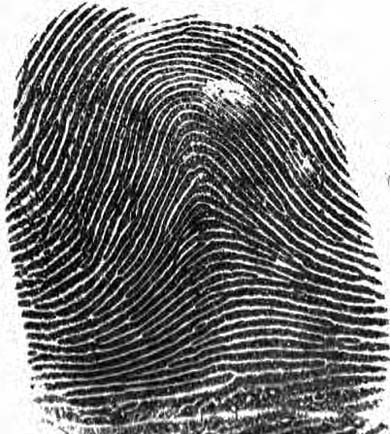
#> input picture Image_Processing_Fundamentals/images/finger.jpeg, 390 x 434 px, found by its file name
$ jupyter execute Morphological_Transformation_OpenCV.ipynb
#> lines starting #> are read from the running program, lines starting #| are printed output that depends on the picture; after the words box and inside, x2 and y2 are one past the last pixel; in counts of white or black regions, pixels touching at a corner belong together
[cell 1]
# import the necessary packages
import cv2
import numpy as np
import matplotlib.pyplot as plt

# read the image
img = cv2.imread(r"finger.jpeg", 0)
#> img is the input picture: shape (434, 390); min 0, max 255, mean 121.3
# plt.imshow(img, cmap = "gray")
# plt.title("Original Image")

# binarize the image
binr = cv2.threshold(img, 0, 255, cv2.THRESH_BINARY+cv2.THRESH_OTSU)[1]
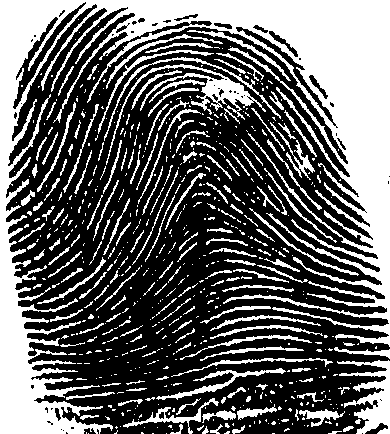
#> binr: shape (434, 390); 38.8% white; 644 white regions (469 under 20 px), largest, box (x1, y1, x2, y2) and area: (0, 0, 390, 434) 43288, (106, 64, 266, 165) 1737, (337, 360, 390, 434) 1724

# define the kernel
kernel = np.ones((3, 3), np.uint8)

# invert the image
invert = cv2.bitwise_not(binr)

# erode the image
erosion = cv2.erode(invert, kernel,iterations=1)
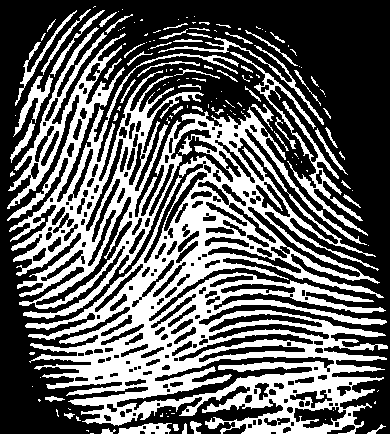
#> erosion: shape (434, 390); 38.6% white; 143 white regions (88 under 20 px), largest, box (x1, y1, x2, y2) and area: (7, 27, 388, 434) 57226, (230, 52, 368, 236) 2079, (158, 37, 324, 125) 739

# print the output
plt.imshow(erosion, cmap='gray')
plt.title("Eroded Image")

[cell 2]
# binarize the image
binr = cv2.threshold(img, 0, 255, cv2.THRESH_BINARY+cv2.THRESH_OTSU)[1]

# define the kernel
kernel = np.ones((3, 3), np.uint8)

# invert the image
invert = cv2.bitwise_not(binr)

# dilate the image
dilation = cv2.dilate(invert, kernel, iterations=1)
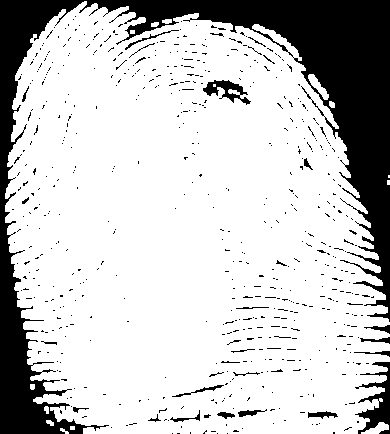
#> dilation: shape (434, 390); 78.5% white; 594 black regions (566 under 20 px), largest, box (x1, y1, x2, y2) and area: (0, 0, 390, 434) 31487, (355, 362, 390, 434) 1058, (203, 80, 251, 105) 487

# print the output
plt.imshow(dilation, cmap='gray')
plt.title("Dilated Image")

[cell 3]
# read the image
img1 = cv2.imread(r"finger.jpeg", 0)

# binarize the image
binr = cv2.threshold(img1, 0, 255,cv2.THRESH_BINARY+cv2.THRESH_OTSU)[1]

# define the kernel
kernel = np.ones((3, 3), np.uint8)

# opening the image
opening = cv2.morphologyEx(binr, cv2.MORPH_OPEN,kernel, iterations=1)
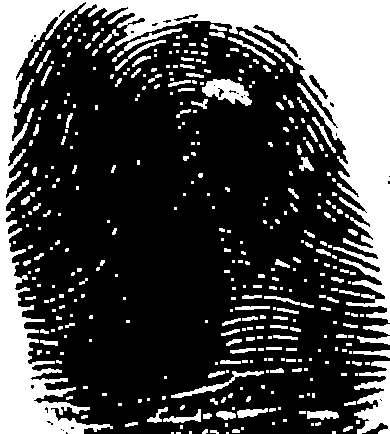
#> opening: shape (434, 390); 29.4% white; 391 white regions (229 under 20 px), largest, box (x1, y1, x2, y2) and area: (0, 0, 390, 434) 36154, (354, 361, 390, 434) 1495, (202, 79, 252, 106) 759

# print the output
plt.imshow(opening, cmap='gray')
plt.title("Opening Image")

[cell 4]
# read the image
img1 = cv2.imread(r"finger.jpeg", 0)

# binarize the image
binr = cv2.threshold(img1, 0, 255, cv2.THRESH_BINARY+cv2.THRESH_OTSU)[1]

# define the kernel
kernel = np.ones((3, 3), np.uint8)

# opening the image
closing = cv2.morphologyEx(binr, cv2.MORPH_CLOSE, kernel, iterations=1)
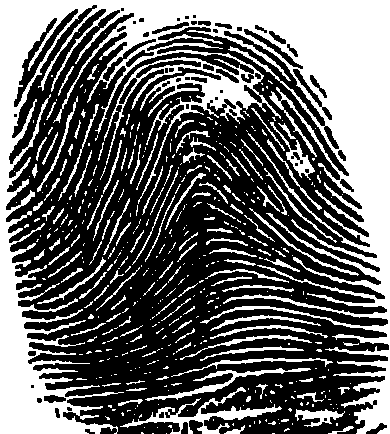
#> closing: shape (434, 390); 40% white; 462 white regions (330 under 20 px), largest, box (x1, y1, x2, y2) and area: (0, 0, 390, 434) 52960, (120, 387, 282, 434) 1476, (145, 368, 311, 401) 777

# print the output
plt.imshow(closing, cmap='gray')
plt.title("Closing Image")

[cell 5]
# read the image
img = cv2.imread(r"finger.jpeg", 0)

# binarize the image
binr = cv2.threshold(img, 0, 255, cv2.THRESH_BINARY+cv2.THRESH_OTSU)[1]

# define the kernel
kernel = np.ones((3, 3), np.uint8)

# invert the image
invert = cv2.bitwise_not(binr)

# use morph gradient
morph_gradient = cv2.morphologyEx(invert,cv2.MORPH_GRADIENT,kernel)
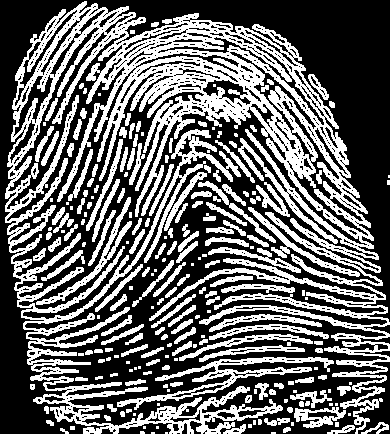
#> morph_gradient: shape (434, 390); 40% white; 228 white regions (71 under 20 px), largest, box (x1, y1, x2, y2) and area: (5, 1, 390, 434) 46286, (117, 357, 334, 410) 2079, (36, 197, 132, 305) 957

# print the output
plt.imshow(morph_gradient, cmap='gray')
plt.title("Morphological Gradient Image")

[cell 6]
# read the image
img1 = cv2.imread(r"finger.jpeg", 0)

# binarize the image
binr = cv2.threshold(img1, 0, 255, cv2.THRESH_BINARY+cv2.THRESH_OTSU)[1]

# define the kernel
kernel = np.ones((3, 3), np.uint8)

# use morph gradient
morph_gradient = cv2.morphologyEx(binr,cv2.MORPH_TOPHAT,kernel)
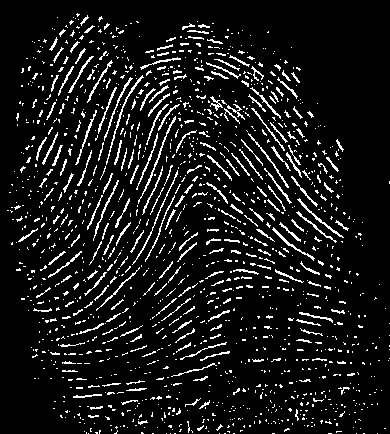
#> morph_gradient: shape (434, 390); 9.3% white in thin lines or dots

# print the output
plt.imshow(morph_gradient, cmap='gray')
plt.title("Morphological Top Hat Image")

$ run again, with Image_Processing_Fundamentals/images/1.png saved as Image_Processing_Fundamentals/images/finger.jpeg
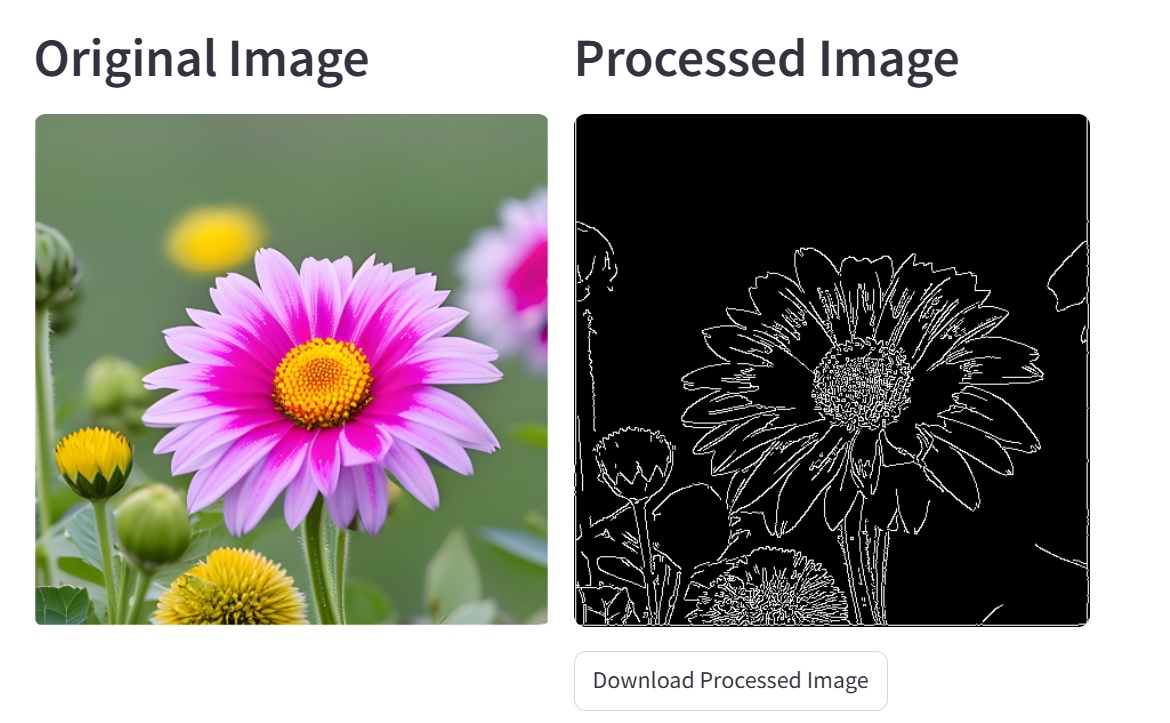
#> input picture Image_Processing_Fundamentals/images/1.png, 1170 x 723 px, found by its file name
#> `binr = cv2.threshold(img, 0, 255, cv2.THRESH_BINARY+cv2.THRESH_OTSU)[1]`:
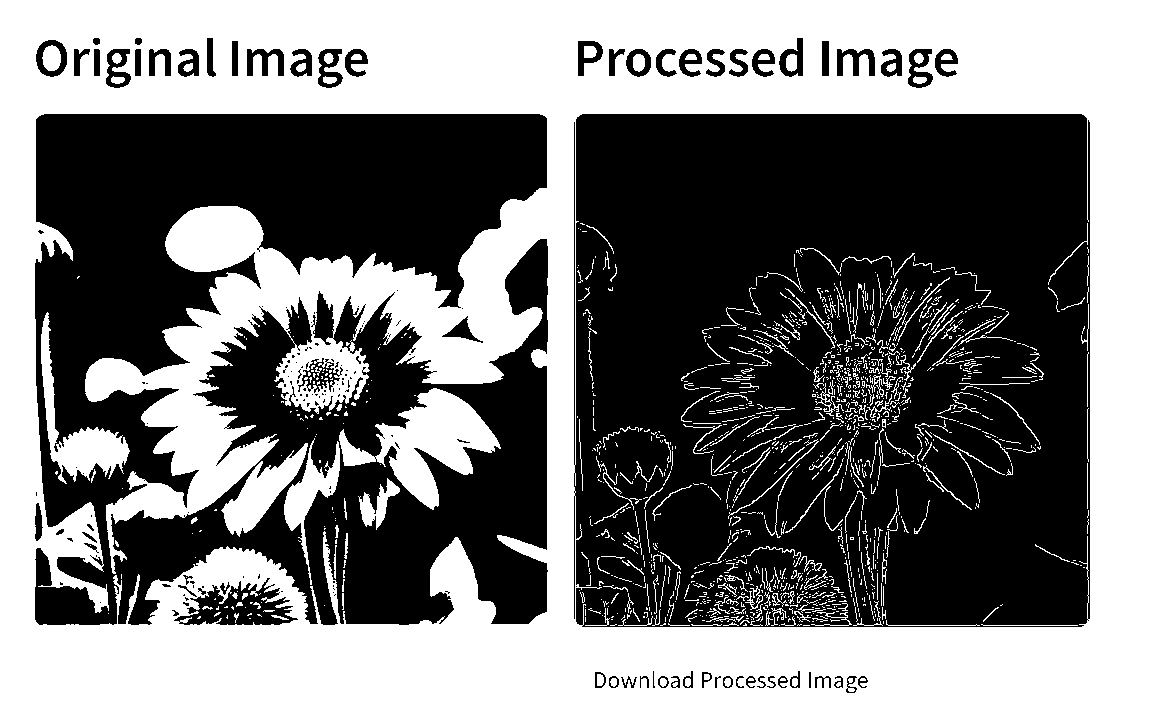
#> binr: shape (723, 1170); 48.7% white; 1337 white regions (1043 under 20 px), largest, box (x1, y1, x2, y2) and area: (0, 0, 1170, 723) 374336, (339, 388, 501, 510) 7879, (41, 312, 130, 484) 3859
#> erosion: shape (723, 1170); 44% white; 474 white regions (378 under 20 px), largest, box (x1, y1, x2, y2) and area: (576, 115, 1087, 624) 159681, (36, 115, 546, 624) 93966, (199, 240, 547, 624) 51217
#> dilation: shape (723, 1170); 56.4% white; 110 black regions (73 under 20 px), largest, box (x1, y1, x2, y2) and area: (0, 0, 1170, 723) 350799, (377, 389, 499, 508) 6384, (42, 316, 128, 475) 2995
#> opening: shape (723, 1170); 46.3% white; 77 white regions (32 under 20 px), largest, box (x1, y1, x2, y2) and area: (0, 0, 1170, 723) 367691, (339, 388, 500, 509) 7815, (41, 315, 129, 476) 3653
#> closing: shape (723, 1170); 50.5% white; 197 black regions (89 under 20 px), largest, box (x1, y1, x2, y2) and area: (575, 114, 1088, 625) 232600, (35, 114, 547, 625) 98661, (198, 239, 548, 625) 57501
#> `morph_gradient = cv2.morphologyEx(binr,cv2.MORPH_TOPHAT,kernel)`:
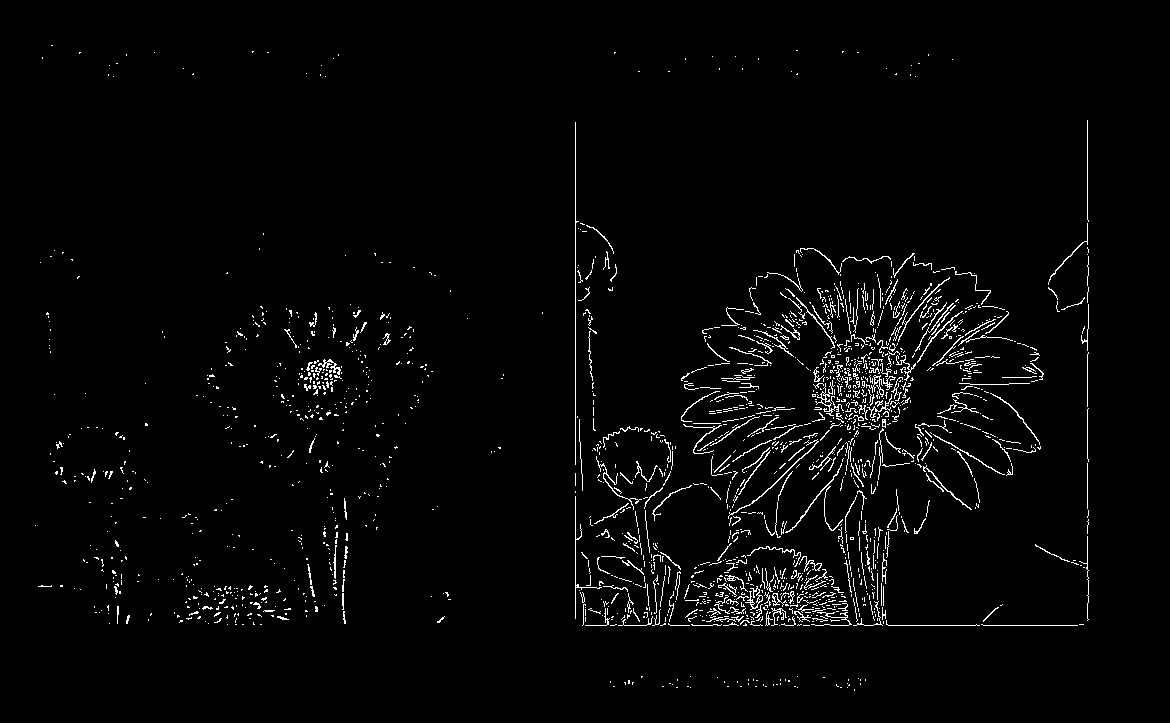
#> morph_gradient: shape (723, 1170); 2.4% white in thin lines or dots, all inside (x1, y1, x2, y2) = (35, 45, 1089, 691)

$ run again, with Image_Processing_Fundamentals/images/2.png saved as Image_Processing_Fundamentals/images/finger.jpeg
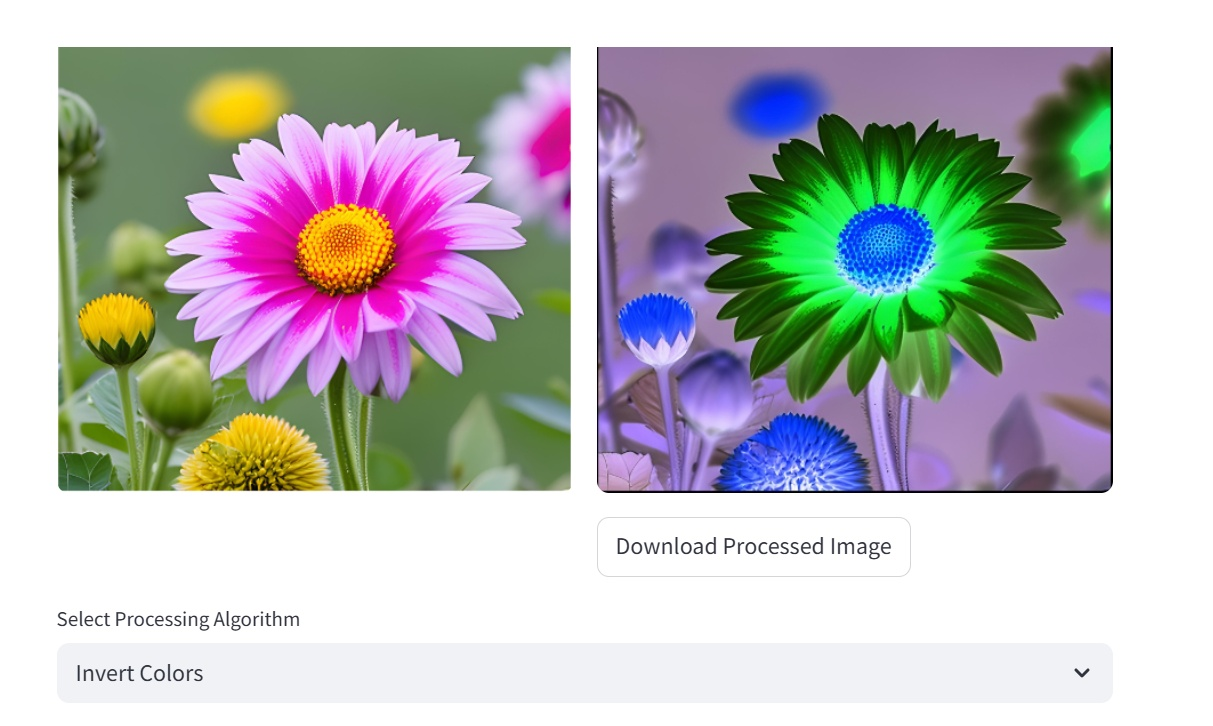
#> input picture Image_Processing_Fundamentals/images/2.png, 1213 x 726 px, found by its file name
#> `binr = cv2.threshold(img, 0, 255, cv2.THRESH_BINARY+cv2.THRESH_OTSU)[1]`:
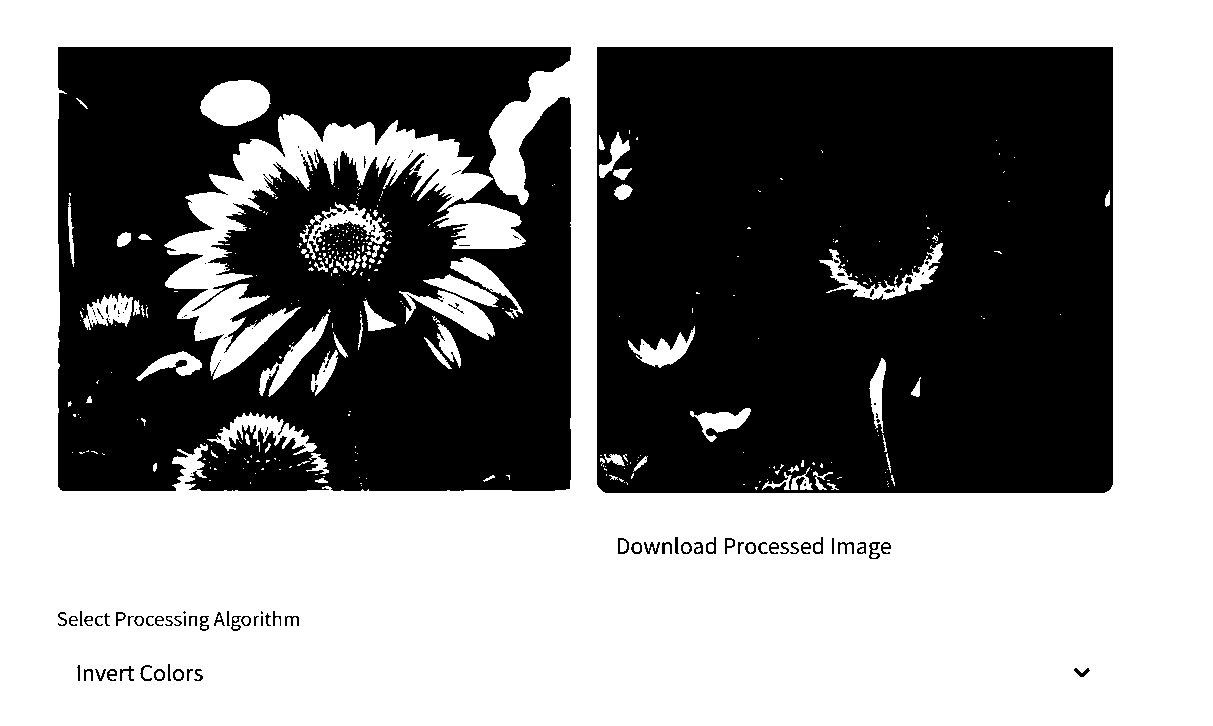
#> binr: shape (726, 1213); 53.5% white; 134 black regions (67 under 20 px), largest, box (x1, y1, x2, y2) and area: (597, 47, 1113, 493) 223408, (58, 47, 571, 491) 182172, (869, 542, 880, 559) 92
#> erosion: shape (726, 1213); 43.7% white; 108 white regions (104 under 20 px), largest, box (x1, y1, x2, y2) and area: (598, 48, 1112, 492) 217564, (59, 48, 570, 490) 166455, (318, 224, 362, 258) 523, (177, 361, 186, 366) 33
#> dilation: shape (726, 1213); 49.1% white; 33 white regions (4 under 20 px), largest, box (x1, y1, x2, y2) and area: (596, 46, 1114, 494) 228569, (57, 46, 572, 492) 196111, (737, 536, 824, 555) 991
#> opening: shape (726, 1213); 53.1% white; 63 black regions (30 under 20 px), largest, box (x1, y1, x2, y2) and area: (597, 47, 1113, 493) 224649, (58, 47, 571, 491) 185002, (745, 537, 823, 554) 463
#> closing: shape (726, 1213); 54.2% white; 46 black regions (36 under 20 px), largest, box (x1, y1, x2, y2) and area: (597, 47, 1113, 493) 222913, (58, 47, 571, 491) 179658, (1075, 669, 1089, 677) 62
#> `morph_gradient = cv2.morphologyEx(binr,cv2.MORPH_TOPHAT,kernel)`:
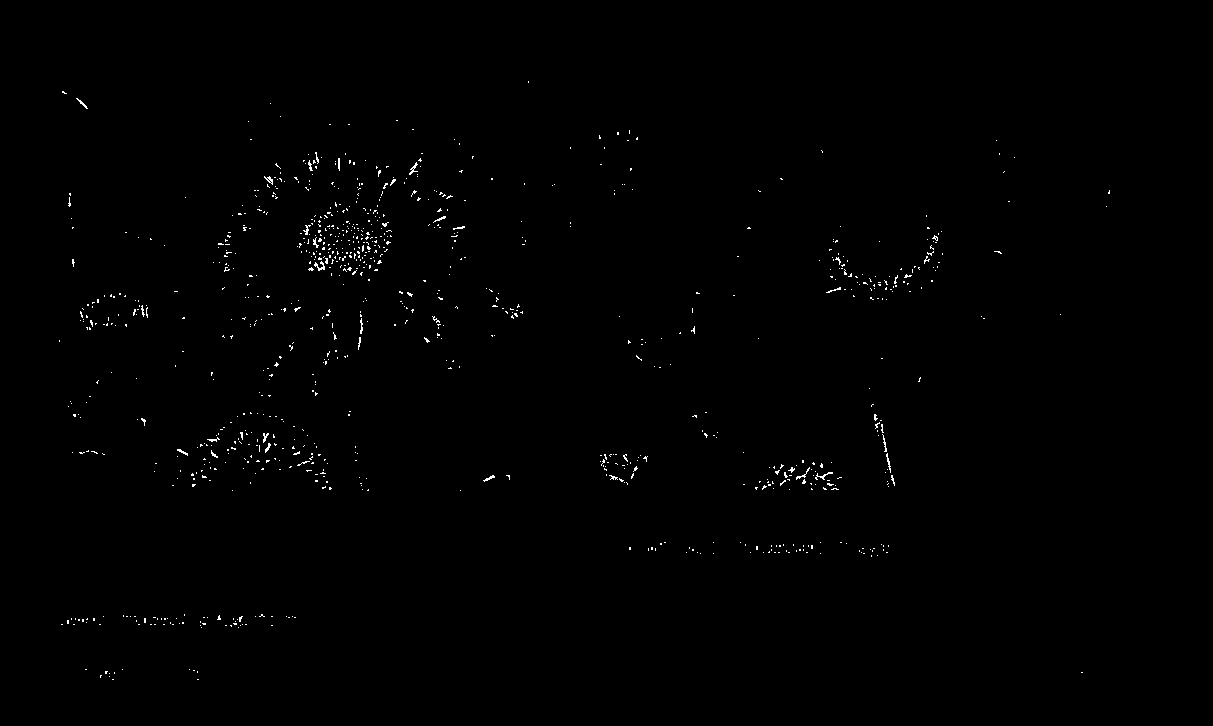
#> morph_gradient: shape (726, 1213); 0.47% white in thin lines or dots, all inside (x1, y1, x2, y2) = (59, 81, 1110, 680)
